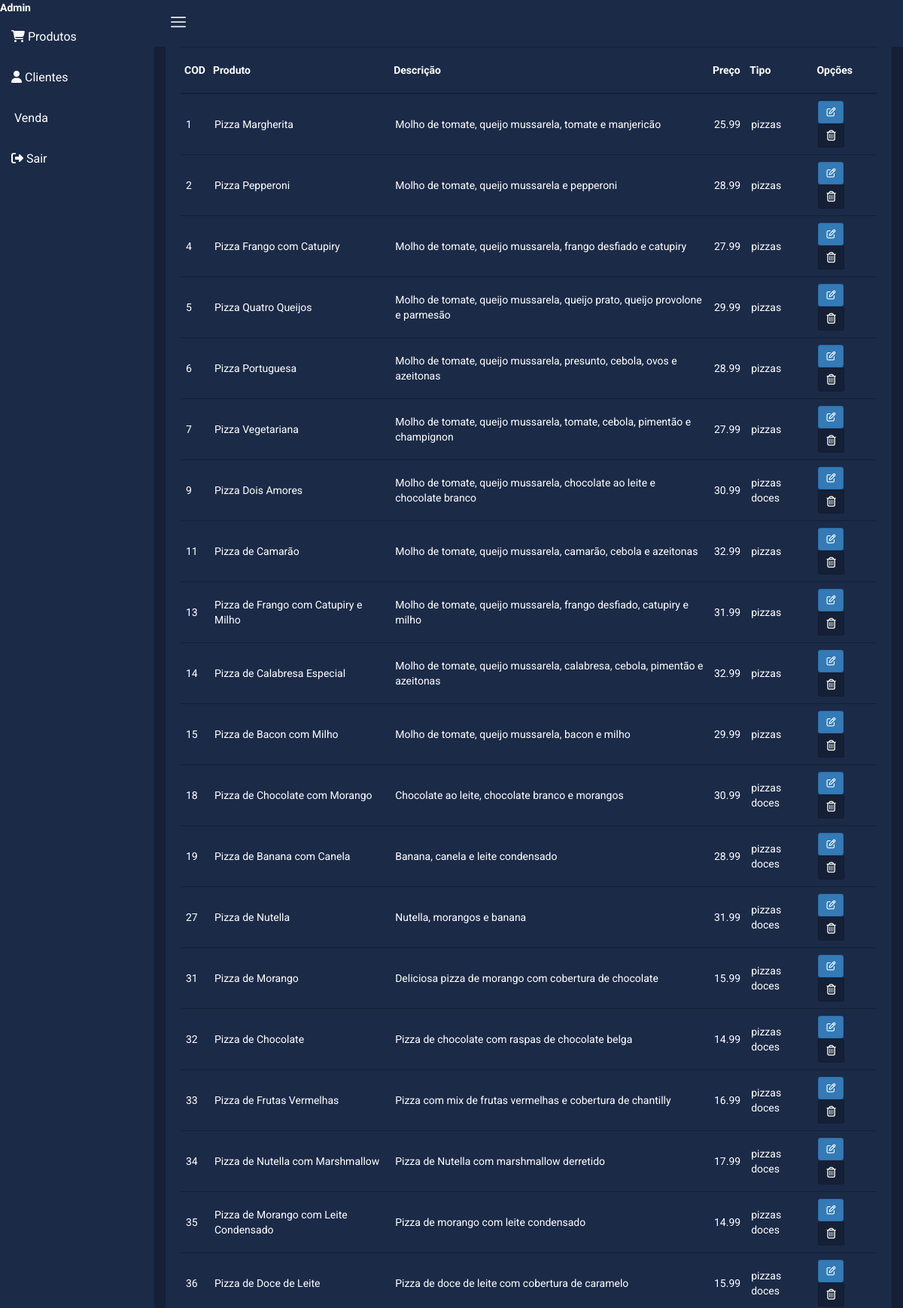
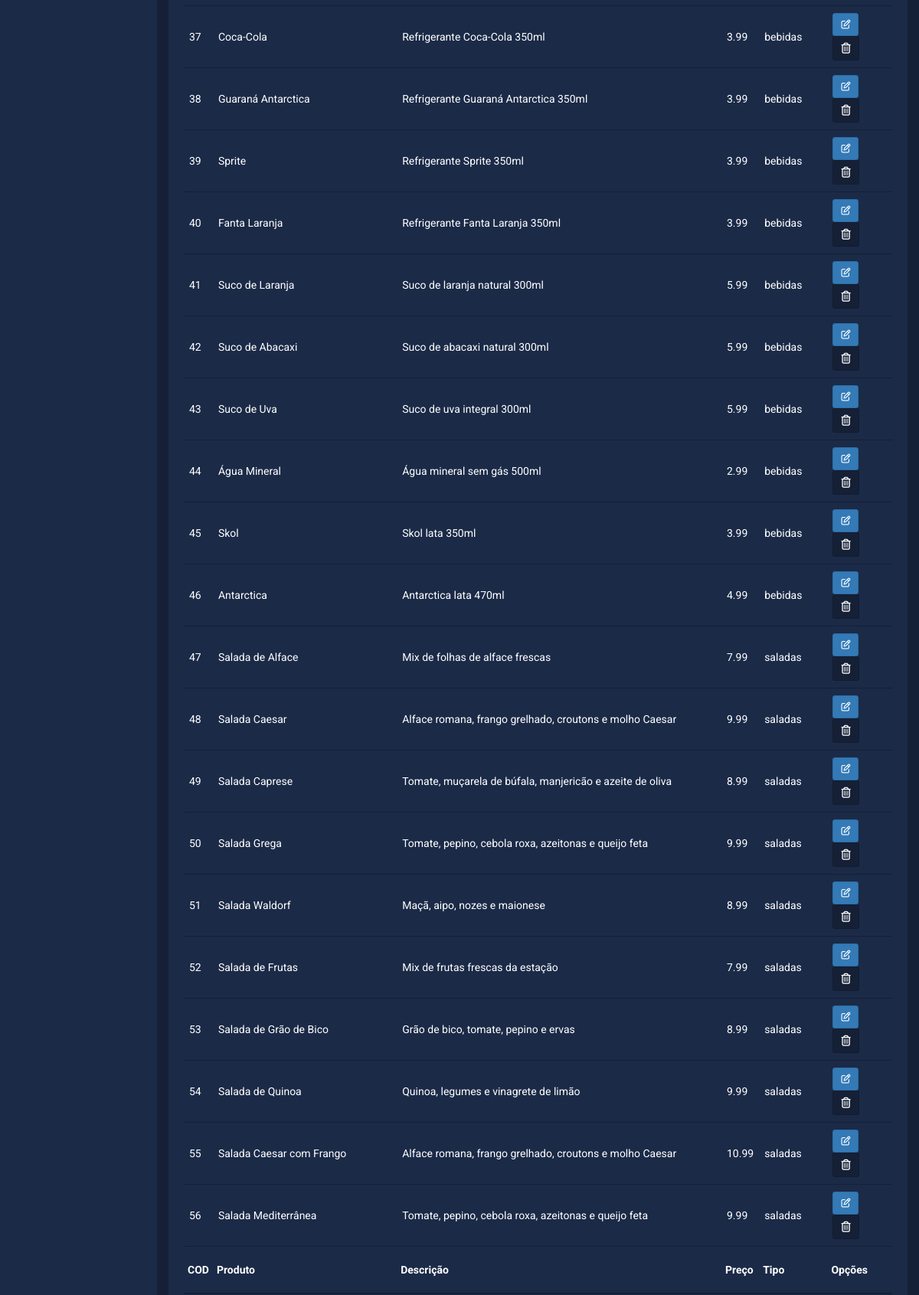
Page /admins/product-busca.php (upper part) on the committed database (2 pictures, top to bottom).
### tables this page shows
CREATE TABLE `tbproduto` (
  `id_pro` int(11) UNSIGNED NOT NULL,
  `nome` varchar(100) NOT NULL,
  `descricao` varchar(200) NOT NULL,
  `preco` float(10,2) NOT NULL,
  `tipo` varchar(20) NOT NULL
);

### admins/product-busca.php (the view, shortened to what this page needs)
<!doctype html>
<html class="no-js" lang="en">
<head>
    <link rel="stylesheet" href="css/bootstrap.min.css">
    <link rel="stylesheet" href="css/font-awesome.min.css">
    <link rel="stylesheet" href="css/nalika-icon.css">
    <link rel="stylesheet" href="css/owl.carousel.css">
    <link rel="stylesheet" href="css/owl.theme.css">
    <link rel="stylesheet" href="css/owl.transitions.css">
    <link rel="stylesheet" href="css/animate.css">
    <link rel="stylesheet" href="css/normalize.css">
    <link rel="stylesheet" href="css/meanmenu.min.css">
    <link rel="stylesheet" href="css/main.css">
    <link rel="stylesheet" href="css/morrisjs/morris.css">
    <link rel="stylesheet" href="css/scrollbar/jquery.mCustomScrollbar.min.css">
    <link rel="stylesheet" href="css/metisMenu/metisMenu.min.css">
    <link rel="stylesheet" href="css/metisMenu/metisMenu-vertical.css">
    <link rel="stylesheet" href="css/calendar/fullcalendar.min.css">
    <link rel="stylesheet" href="css/calendar/fullcalendar.print.min.css">
    <link rel="stylesheet" href="style.css">
    <link rel="stylesheet" href="css/responsive.css">
    <link href="../fontawesome/css/all.css" rel="stylesheet">
</head>
<body>
    <div class="left-sidebar-pro">
        <nav id="sidebar" class="">
            <div class="left-custom-menu-adp-wrap comment-scrollbar"><strong>Admin</strong>
                <nav class="sidebar-nav left-sidebar-menu-pro">
                    <ul class="metismenu" id="menu1">
                                <li><a href="product-busca.php"><i class='fas fa-shopping-cart'></i><span class="mini-sub-pro"> Produtos</span></a></li>
                                <li><a href="cli-busca.php"><i class='fas fa-user'></i><span class="mini-sub-pro"> Clientes</span></a></li>
                                <li><a href="venda-busca.php"><i class='fas fa-money'></i><span class="mini-sub-pro"> Venda</span></a></li>
                                <li><a href='sair.php'><i class='fas fa-sign-out-alt'></i><span class="mini-sub-pro"> Sair</span></a></li>
                    </ul>
                </nav>
            </div>
        </nav>
    </div>
    <div class="all-content-wrapper">
        <div class="header-advance-area">
            <div class="header-top-area">
                <div class="container-fluid">
                    <div class="row">
                        <div class="col-lg-12 col-md-12 col-sm-12 col-xs-12">
                            <div class="header-top-wraper">
                                <div class="row">
                                    <div class="col-lg-1 col-md-0 col-sm-1 col-xs-12">
                                        <div class="menu-switcher-pro">
                                            <button type="button" id="sidebarCollapse" class="btn bar-button-pro header-drl-controller-btn btn-info navbar-btn">
													<i class="icon nalika-menu-task"></i>
												</button>
                                        </div>
                                    </div>
                                </div>
                            </div>
                        </div>
                    </div>
                </div>
            </div>
        </div>
        <div class="product-status mg-b-30">
            <div class="container-fluid">
                <div class="row">
                    <div class="col-lg-12 col-md-12 col-sm-12 col-xs-12">
                        <div class="product-status-wrap">
                            <h4>Products List</h4>
                            <div class="add-product">
                                <a href="product-edit.html">Add Product</a>
                            </div>
                            <table id="example1">
                                <tr>
                                    <th>COD</th>
                                    <th>Produto</th>
                                    <th>Descrição</th>
                                    <th>Preço</th>
                                    <th>Tipo</th>
                                    <th>Opções</th>
                                </tr>
                                <tbody id="tbpro">
                                <?php
                                    include '../banco/banco.php';
                                    $sql = "select * from tbproduto";
                                    $consulta = $conexao->query($sql);
                                    if($consulta){
                                        if ($consulta->num_rows > 0){
                                            while($linha=$consulta->fetch_array(MYSQLI_ASSOC)){
                                            echo' <tr>
                                            <td>'.$linha['id_pro'].'</td>
                                            <td>'.$linha['nome'].'</td>
                                            <td>'.$linha['descricao'].'</td>
                                            <td>'.$linha['preco'].'</td>
                                            <td>'.$linha['tipo'].'</td>
                                            <td>
                                            <a href="altclient.php?id='.$linha['id_pro'].'" title="Alterar" class="btn btn-sm btn-primary"> <i class="fa fa-edit"></i></a>
                                            <button data-toggle="tooltip" id="'.$linha['id_pro'].'" title="Trash" class="pd-setting-ed"><i class="fa fa-trash-o" aria-hidden="true"></i></button>
                                            </td>
                                            </tr>';
                                        }
                                        }
                                    }
                                ?>
                                </tbody>
                                <tfoot>
                                <tr>
                                    <th>COD</th>
                                    <th>Produto</th>
                                    <th>Descrição</th>
                                    <th>Preço</th>
                                    <th>Tipo</th>
                                    <th>Opções</th>
                                </tr>
                                </tfoot>
                            </table>
                        </div>
                    </div>
                </div>
            </div>
        </div>
    </div>
</body>
</html>

### admins/css/main.css (style rules this page uses)
html { color: #222; font-size: 1em; line-height: 1.4; }

### admins/css/metisMenu/metisMenu-vertical.css (style rules this page uses)
.sidebar-nav { background: #fff; }
.sidebar-nav ul { padding: 0; margin: 0; list-style: none; background: #1b2a47; }
.sidebar-nav .metismenu { background: #1b2a47; display: -webkit-box; display: -ms-flexbox; display: flex; -webkit-box-orient: vertical; -webkit-box-direction: normal; -ms-flex-direction: column; flex-direction: column; }
.sidebar-nav .metismenu li + li { margin-top: 5px; }
.sidebar-nav .metismenu li:first-child { margin-top: 5px; }
.sidebar-nav .metismenu li:last-child { margin-bottom: 5px; }
.sidebar-nav .metismenu > li { display: -webkit-box; display: -ms-flexbox; display: flex; -webkit-box-orient: vertical; -webkit-box-direction: normal; -ms-flex-direction: column; flex-direction: column; position: relative; }
.sidebar-nav .metismenu a { position: relative; display: block; padding: 13px 15px; color: #fff; outline-width: 0; transition: all .3s ease-out; font-size:16px; }

### rows in the picture
tbproduto: id_pro "1", nome "Pizza Margherita", descricao "Molho de tomate, queijo mussarela, tomate e manjericão", preco "25.99", tipo "pizzas"
tbproduto: id_pro "2", nome "Pizza Pepperoni", descricao "Molho de tomate, queijo mussarela e pepperoni", preco "28.99", tipo "pizzas"
tbproduto: id_pro "4", nome "Pizza Frango com Catupiry", descricao "Molho de tomate, queijo mussarela, frango desfiado e catupiry", preco "27.99", tipo "pizzas"
tbproduto: id_pro "5", nome "Pizza Quatro Queijos", descricao "Molho de tomate, queijo mussarela, queijo prato, queijo provolone e parmesão", preco "29.99", tipo "pizzas"
tbproduto: id_pro "6", nome "Pizza Portuguesa", descricao "Molho de tomate, queijo mussarela, presunto, cebola, ovos e azeitonas", preco "28.99", tipo "pizzas"
tbproduto: id_pro "7", nome "Pizza Vegetariana", descricao "Molho de tomate, queijo mussarela, tomate, cebola, pimentão e champignon", preco "27.99", tipo "pizzas"
tbproduto: id_pro "9", nome "Pizza Dois Amores", descricao "Molho de tomate, queijo mussarela, chocolate ao leite e chocolate branco", preco "30.99", tipo "pizzas doces"
tbproduto: id_pro "11", nome "Pizza de Camarão", descricao "Molho de tomate, queijo mussarela, camarão, cebola e azeitonas", preco "32.99", tipo "pizzas"
tbproduto: id_pro "13", nome "Pizza de Frango com Catupiry e Milho", descricao "Molho de tomate, queijo mussarela, frango desfiado, catupiry e milho", preco "31.99", tipo "pizzas"
tbproduto: id_pro "14", nome "Pizza de Calabresa Especial", descricao "Molho de tomate, queijo mussarela, calabresa, cebola, pimentão e azeitonas", preco "32.99", tipo "pizzas"
tbproduto: id_pro "15", nome "Pizza de Bacon com Milho", descricao "Molho de tomate, queijo mussarela, bacon e milho", preco "29.99", tipo "pizzas"
tbproduto: id_pro "18", nome "Pizza de Chocolate com Morango", descricao "Chocolate ao leite, chocolate branco e morangos", preco "30.99", tipo "pizzas doces"
tbproduto: id_pro "19", nome "Pizza de Banana com Canela", descricao "Banana, canela e leite condensado", preco "28.99", tipo "pizzas doces"
tbproduto: id_pro "27", nome "Pizza de Nutella", descricao "Nutella, morangos e banana", preco "31.99", tipo "pizzas doces"
tbproduto: id_pro "31", nome "Pizza de Morango", descricao "Deliciosa pizza de morango com cobertura de chocolate", preco "15.99", tipo "pizzas doces"
tbproduto: id_pro "32", nome "Pizza de Chocolate", descricao "Pizza de chocolate com raspas de chocolate belga", preco "14.99", tipo "pizzas doces"
tbproduto: id_pro "33", nome "Pizza de Frutas Vermelhas", descricao "Pizza com mix de frutas vermelhas e cobertura de chantilly", preco "16.99", tipo "pizzas doces"
tbproduto: id_pro "34", nome "Pizza de Nutella com Marshmallow", descricao "Pizza de Nutella com marshmallow derretido", preco "17.99", tipo "pizzas doces"
tbproduto: id_pro "35", nome "Pizza de Morango com Leite Condensado", descricao "Pizza de morango com leite condensado", preco "14.99", tipo "pizzas doces"
tbproduto: id_pro "36", nome "Pizza de Doce de Leite", descricao "Pizza de doce de leite com cobertura de caramelo", preco "15.99", tipo "pizzas doces"
tbproduto: id_pro "37", nome "Coca-Cola", descricao "Refrigerante Coca-Cola 350ml", preco "3.99", tipo "bebidas"
tbproduto: id_pro "38", nome "Guaraná Antarctica", descricao "Refrigerante Guaraná Antarctica 350ml", preco "3.99", tipo "bebidas"
tbproduto: id_pro "39", nome "Sprite", descricao "Refrigerante Sprite 350ml", preco "3.99", tipo "bebidas"
tbproduto: id_pro "40", nome "Fanta Laranja", descricao "Refrigerante Fanta Laranja 350ml", preco "3.99", tipo "bebidas"
tbproduto: id_pro "41", nome "Suco de Laranja", descricao "Suco de laranja natural 300ml", preco "5.99", tipo "bebidas"
tbproduto: id_pro "42", nome "Suco de Abacaxi", descricao "Suco de abacaxi natural 300ml", preco "5.99", tipo "bebidas"
tbproduto: id_pro "43", nome "Suco de Uva", descricao "Suco de uva integral 300ml", preco "5.99", tipo "bebidas"
tbproduto: id_pro "44", nome "Água Mineral", descricao "Água mineral sem gás 500ml", preco "2.99", tipo "bebidas"
tbproduto: id_pro "45", nome "Skol", descricao "Skol lata 350ml", preco "3.99", tipo "bebidas"
tbproduto: id_pro "46", nome "Antarctica", descricao "Antarctica lata 470ml", preco "4.99", tipo "bebidas"
tbproduto: id_pro "47", nome "Salada de Alface", descricao "Mix de folhas de alface frescas", preco "7.99", tipo "saladas"
tbproduto: id_pro "48", nome "Salada Caesar", descricao "Alface romana, frango grelhado, croutons e molho Caesar", preco "9.99", tipo "saladas"
tbproduto: id_pro "49", nome "Salada Caprese", descricao "Tomate, muçarela de búfala, manjericão e azeite de oliva", preco "8.99", tipo "saladas"
tbproduto: id_pro "50", nome "Salada Grega", descricao "Tomate, pepino, cebola roxa, azeitonas e queijo feta", preco "9.99", tipo "saladas"
tbproduto: id_pro "51", nome "Salada Waldorf", descricao "Maçã, aipo, nozes e maionese", preco "8.99", tipo "saladas"
tbproduto: id_pro "52", nome "Salada de Frutas", descricao "Mix de frutas frescas da estação", preco "7.99", tipo "saladas"
tbproduto: id_pro "53", nome "Salada de Grão de Bico", descricao "Grão de bico, tomate, pepino e ervas", preco "8.99", tipo "saladas"
tbproduto: id_pro "54", nome "Salada de Quinoa", descricao "Quinoa, legumes e vinagrete de limão", preco "9.99", tipo "saladas"
tbproduto: id_pro "55", nome "Salada Caesar com Frango", descricao "Alface romana, frango grelhado, croutons e molho Caesar", preco "10.99", tipo "saladas"
tbproduto: id_pro "56", nome "Salada Mediterrânea", descricao "Tomate, pepino, cebola roxa, azeitonas e queijo feta", preco "9.99", tipo "saladas"
